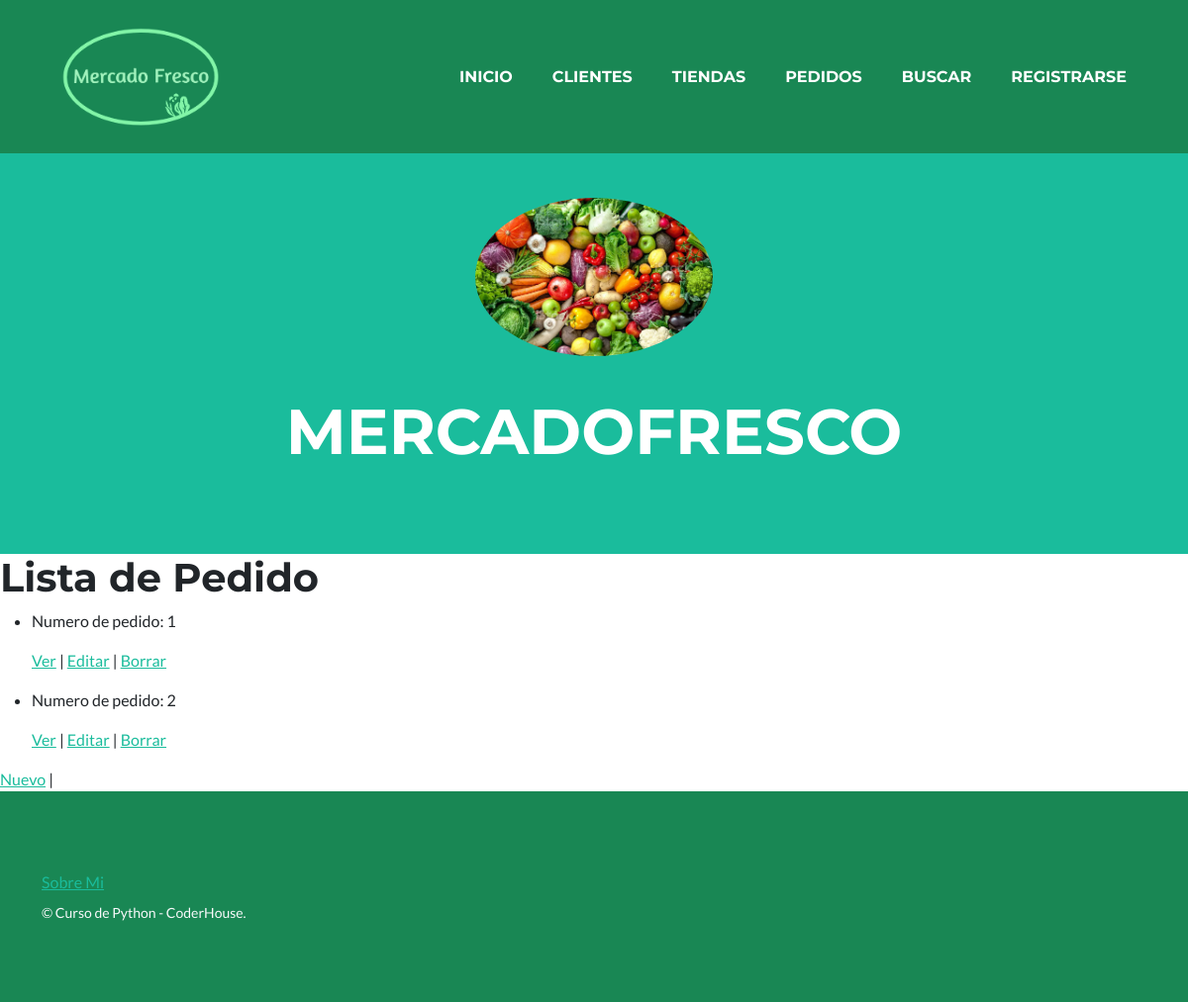
Before: /MercadoFresco/pedido/list with the older database file.
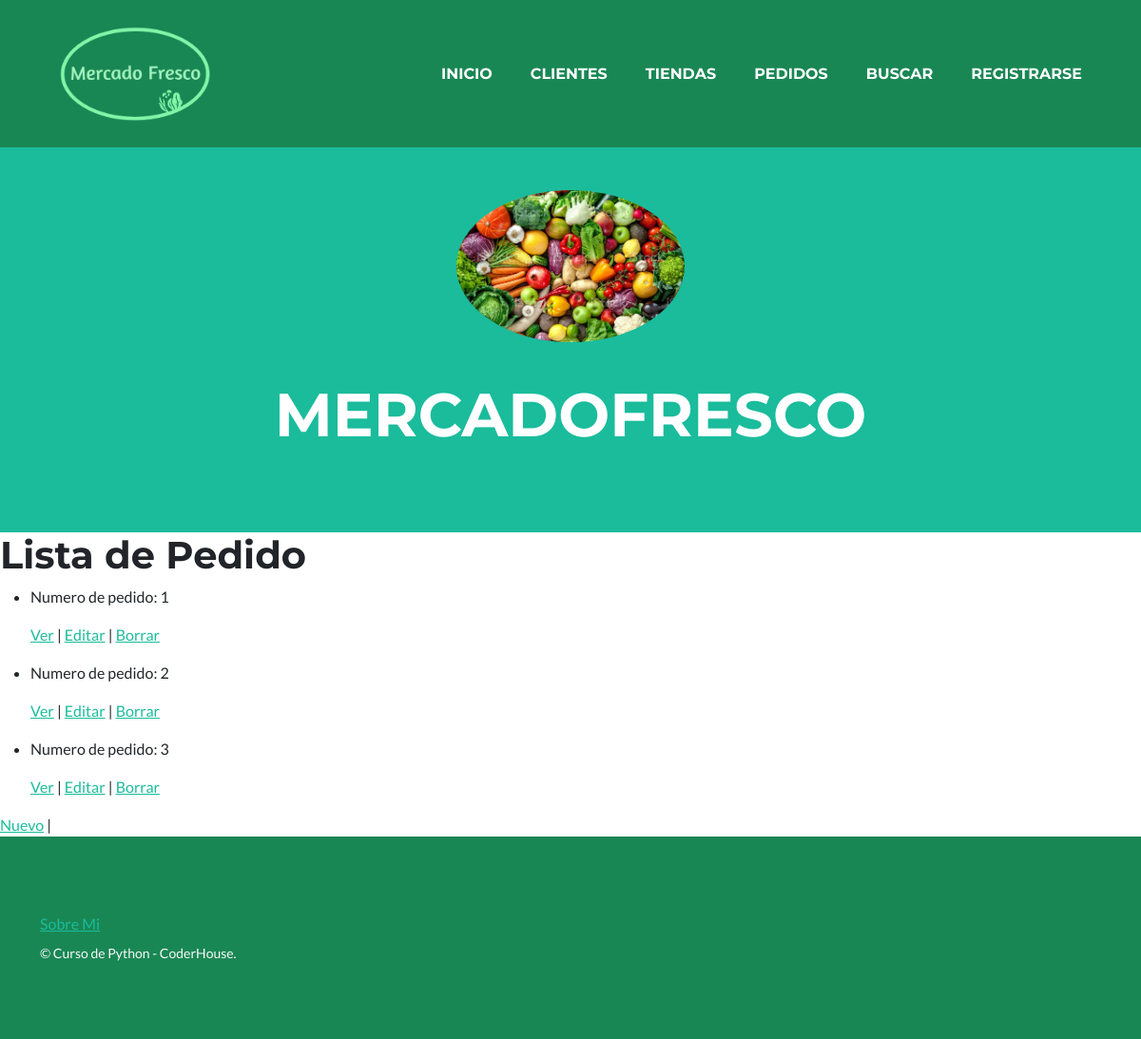
After: the same page with the newer database file.
### MercadoFresco/models.py (models this page shows, shortened)
class Pedido(models.Model):
    cliente=models.CharField(max_length=30)
    tienda=models.CharField(max_length=30)
    descripcion=models.CharField(max_length=500)

### MercadoFresco/views.py (the view)
# urls.py: path('pedido/list', views.PedidoList.as_view(), name='ListP'),
class PedidoList(ListView):
    model = Pedido
    template_name = "MercadoFresco/pedido_list.html"

### MercadoFresco/templates/MercadoFresco/pedido_list.html
{% extends "MercadoFresco/padre.html" %}
{% block contenidoQueCambia %}
<h1>Lista de Pedido</h1>
<ul>
    {% for pedido in object_list %}
        <li>
            <p>Numero de pedido: {{ pedido.id }}</p>
            <p>
                <a href="{% url 'DetailP' pedido.id %}">Ver</a> |
                <a href="{% url 'EditP' pedido.id %}">Editar</a> |
                <a href="{% url 'DeleteP' pedido.id %}">Borrar</a>
            </p>
        </li>
    {% endfor %}
</ul>
<a href="{% url 'NewP'  %}">Nuevo</a> |
<br>
{% endblock %}

Changed rows visible on the page:
added Pedido: id "3"
